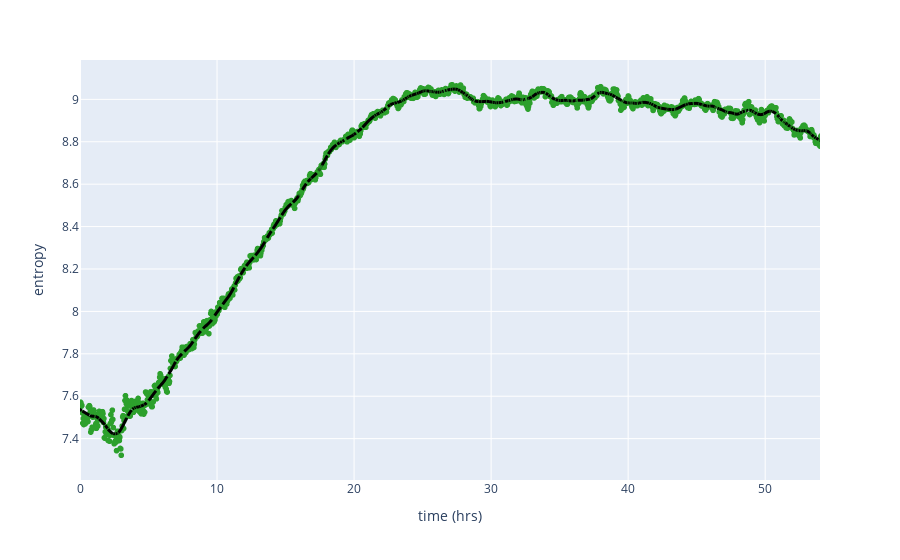

This figure's notebook cell:
### Code cell
face_cols = [col for col in list(cell_density_df.columns) if "density" in col]
density_array = cell_density_df.loc[:, face_cols].to_numpy() #+ sh_cell_density_df["baseline"].to_numpy()[:, None]
density_array[density_array < 0] = 0
prob_array = np.divide(density_array, np.sum(density_array, axis=1)[:, None])

entropy = -np.sum(np.multiply(prob_array, np.log(prob_array + 1e-16)), axis=1)

third_color = pc.DEFAULT_PLOTLY_COLORS[2]

fig = px.scatter(x=cell_density_df["time"] * t_res / 3600, y=entropy,
                labels={"y":"entropy", "x":"time (hrs)"}, color_discrete_sequence=[third_color],
                trendline="lowess", trendline_options=dict(frac=0.03))

# Update the trendline appearance
fig.update_traces(
    selector=dict(mode="lines"),  # Select the trendline trace (line mode)
    line=dict(color="black", width=3, dash="dash")  # Change color, thickness, and style
)
fig.update_layout(xaxis=dict(range=[0,54]))
fig.show()

np.arange(0, 1600, 5)

# Extract the trendline data
trendline_trace = fig.data[1]  # The second trace (index 1) is usually the trendline

e_trend = trendline_trace.y

fig.write_image(figure_dir + "entropy_vs_time.png", scale=2)

### Figure 1 — Plotly figure (JSON) as saved in the notebook; plotly's stock layout.template omitted (floating-point values rounded to 4 significant figures; data arrays with more than 128 entries replaced by an {"elided": "..."} marker saying what was removed)
{"data": [{"hovertemplate": "time (hrs)=%{x}<br>entropy=%{y}<extra></extra>", "legendgroup": "", "marker": {"color": "rgb(44, 160, 44)", "symbol": "circle"}, "mode": "markers", "name": "", "showlegend": false, "type": "scattergl", "x": {"elided": "1600 float values"}, "xaxis": "x", "y": {"elided": "1600 float values"}, "yaxis": "y"}, {"hovertemplate": "<b>LOWESS trendline</b><br><br>time (hrs)=%{x}<br>entropy=%{y} <b>(trend)</b><extra></extra>", "legendgroup": "", "line": {"color": "black", "dash": "dash", "width": 3}, "marker": {"color": "rgb(44, 160, 44)", "symbol": "circle"}, "mode": "lines", "name": "", "showlegend": false, "type": "scattergl", "x": {"elided": "1600 float values"}, "xaxis": "x", "y": {"elided": "1600 float values"}, "yaxis": "y"}], "layout": {"legend": {"tracegroupgap": 0}, "margin": {"t": 60}, "xaxis": {"anchor": "y", "domain": [0, 1], "range": [0, 54], "title": {"text": "time (hrs)"}}, "yaxis": {"anchor": "x", "domain": [0, 1], "title": {"text": "entropy"}}}}
